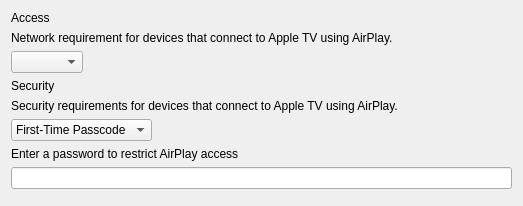
<?xml version="1.0" encoding="UTF-8"?>
<ui version="4.0">
 <class>AirPlaySecurityForm</class>
 <widget class="QWidget" name="AirPlaySecurityForm">
  <property name="geometry">
   <rect>
    <x>0</x>
    <y>0</y>
    <width>523</width>
    <height>206</height>
   </rect>
  </property>
  <property name="windowTitle">
   <string>Form</string>
  </property>
  <layout class="QVBoxLayout" name="verticalLayout_2">
   <item>
    <widget class="QLabel" name="labelAccess">
     <property name="text">
      <string>Access</string>
     </property>
    </widget>
   </item>
   <item>
    <widget class="QLabel" name="lTipAccess">
     <property name="text">
      <string>Network requirement for devices that connect to Apple TV using AirPlay.</string>
     </property>
    </widget>
   </item>
   <item>
    <widget class="QComboBox" name="comboBoxAccess">
     <property name="sizePolicy">
      <sizepolicy hsizetype="Fixed" vsizetype="Fixed">
       <horstretch>0</horstretch>
       <verstretch>0</verstretch>
      </sizepolicy>
     </property>
    </widget>
   </item>
   <item>
    <widget class="QLabel" name="labelSecurity">
     <property name="text">
      <string>Security</string>
     </property>
    </widget>
   </item>
   <item>
    <widget class="QLabel" name="lTipSecurity">
     <property name="text">
      <string>Security requirements for devices that connect to Apple TV using AirPlay.</string>
     </property>
    </widget>
   </item>
   <item>
    <widget class="QComboBox" name="comboBoxSecurity">
     <property name="sizePolicy">
      <sizepolicy hsizetype="Fixed" vsizetype="Fixed">
       <horstretch>0</horstretch>
       <verstretch>0</verstretch>
      </sizepolicy>
     </property>
     <item>
      <property name="text">
       <string>First-Time Passcode</string>
      </property>
     </item>
    </widget>
   </item>
   <item>
    <widget class="QWidget" name="widgetPassword" native="true">
     <layout class="QVBoxLayout" name="verticalLayout">
      <property name="leftMargin">
       <number>0</number>
      </property>
      <property name="topMargin">
       <number>0</number>
      </property>
      <property name="rightMargin">
       <number>0</number>
      </property>
      <property name="bottomMargin">
       <number>0</number>
      </property>
      <item>
       <widget class="QLabel" name="labelPassword">
        <property name="text">
         <string>Enter a password to restrict AirPlay access</string>
        </property>
       </widget>
      </item>
      <item>
       <widget class="QLineEdit" name="editPassword">
        <property name="text">
         <string/>
        </property>
        <property name="echoMode">
         <enum>QLineEdit::Password</enum>
        </property>
       </widget>
      </item>
     </layout>
    </widget>
   </item>
   <item>
    <spacer name="verticalSpacer">
     <property name="orientation">
      <enum>Qt::Vertical</enum>
     </property>
     <property name="sizeHint" stdset="0">
      <size>
       <width>20</width>
       <height>40</height>
      </size>
     </property>
    </spacer>
   </item>
  </layout>
 </widget>
 <resources/>
 <connections/>
</ui>
